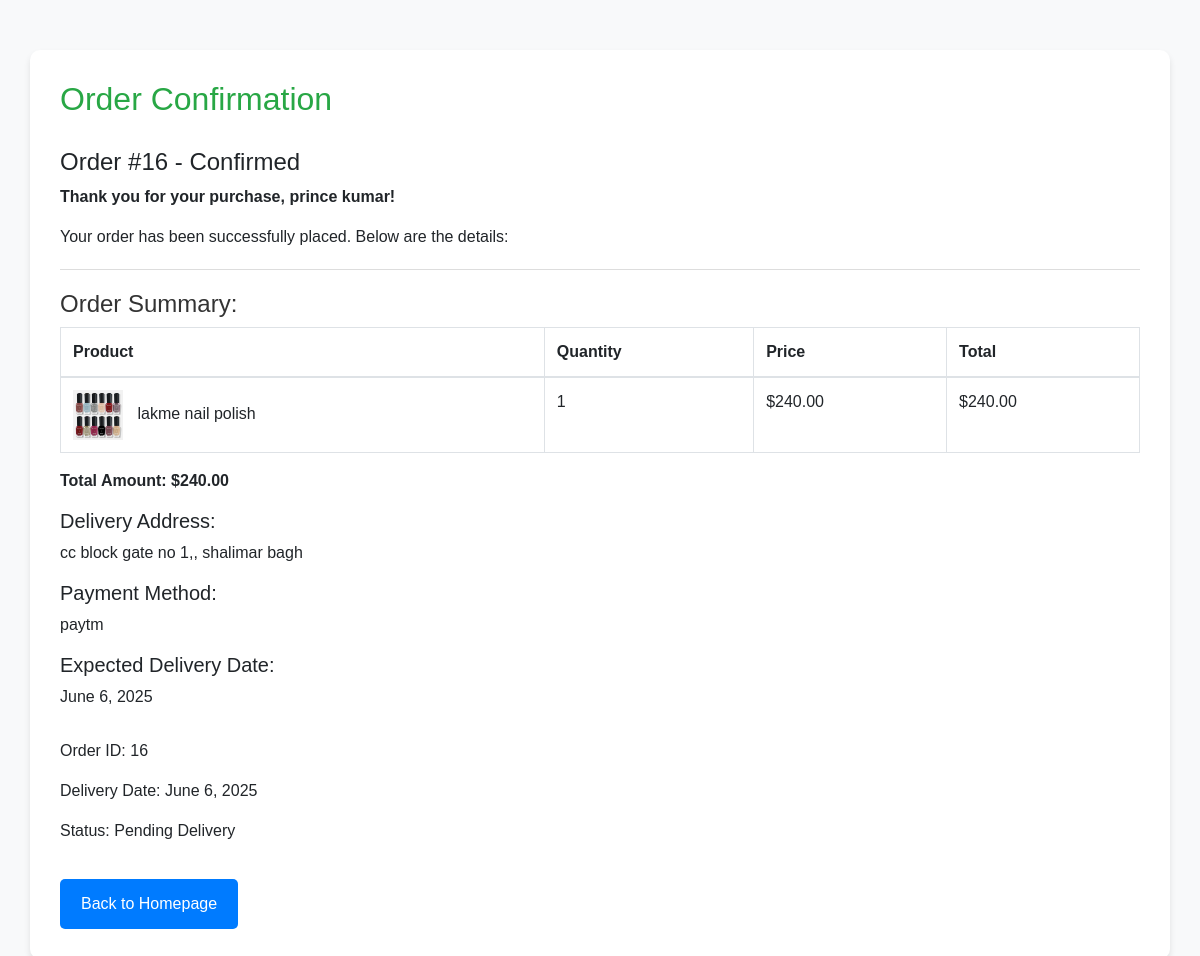
Screenshot of /order/confirmation/16/ with the database file from the repository.
### app/models.py (models this page shows, shortened)
class Order(models.Model):
    STATUS = [
        ('delivered', 'delivered'),
        ('confirmed', 'confirmed'),
        ('cancelled', 'cancelled'),
        ('pending', 'pending'),
    ]
    PAYMENT_METHODS = [
        ('credit_card', 'credit_card'),
        ('phone_pay', 'phone_pay'),
        ('paytm', 'paytm'),
        ('bank_transfer', 'bank_transfer')
    ]
    user = models.ForeignKey(User, on_delete=models.CASCADE, related_name="orders")
    product = models.ForeignKey(Product, on_delete=models.CASCADE)
    price = models.DecimalField(max_digits=10, decimal_places=2)
    quantity = models.PositiveIntegerField()
    booking_date = models.DateTimeField(auto_now_add=True)
    delivery_date = models.DateField(null=True, blank=True)
    status = models.CharField(max_length=10, choices=STATUS, default='pending')
    shipping_address = models.TextField()
    payment_method = models.CharField(max_length=20, choices=PAYMENT_METHODS, null=True, blank=True)

class Product(models.Model):
    product_name = models.CharField(max_length=100)
    product_price = models.DecimalField(max_digits=10,decimal_places=2,null=True,blank=True)
    product_description = models.TextField(null=True,blank=True)
    color = models.CharField(max_length=50,blank=True,null=True)
    material = models.CharField(max_length=100,null=True,blank=True)
    stock = models.IntegerField(null=True)
    category = models.ForeignKey(Category,on_delete=models.CASCADE)
    subcategory = models.ForeignKey(SubCategory,on_delete=models.CASCADE)
    user = models.ForeignKey(User,on_delete=models.CASCADE,null=True)

class ProductImage(models.Model):
    product = models.ForeignKey(Product,related_name='images',on_delete=models.CASCADE)
    image = models.ImageField(upload_to='product_images/')

### app/views.py (the view)
# urls.py: path("order/confirmation/<int:order_id>/",order_confirmation,name="order_confirmation"),
def order_confirmation(request,order_id):
    order=get_object_or_404(Order,id=order_id)
    total_price=order.quantity*order.price
    return render(request,"order_Confirmation.html",{'order':order,'total_price':total_price,'delivery_date':order.delivery_date})

### templates/order_confirmation.html (shortened to what this page needs)
<!DOCTYPE html>
<html lang="en">
<head>
    <link rel="stylesheet" href="https://stackpath.bootstrapcdn.com/bootstrap/4.5.2/css/bootstrap.min.css">
</head>
<body>
    <div class="container">
        <h2>Order Confirmation</h2>
        <div class="order-details">
            <h4>Order #{{ order.id }} - Confirmed</h4>
            <p><strong>Thank you for your purchase, {{ order.user.get_full_name }}!</strong></p>
            <p>Your order has been successfully placed. Below are the details:</p>
            <div class="order-summary">
                <h4>Order Summary:</h4>
                <table class="table table-bordered">
                    <thead>
                        <tr>
                            <th>Product</th>
                            <th>Quantity</th>
                            <th>Price</th>
                            <th>Total</th>
                        </tr>
                    </thead>
                    <tbody>
                        <tr>
                            <td>
                                <img src="{{ order.product.images.first.image.url }}" alt="{{ order.product.product_name }}" class="product-img">
                                {{ order.product.product_name }}
                            </td>
                            <td>{{ order.quantity }}</td>
                            <td>${{ order.price }}</td>
                            <td>${{ total_price }}</td>
                        </tr>
                    </tbody>
                </table>
                <p><strong>Total Amount: ${{ total_price }}</strong></p>
                <h5>Delivery Address:</h5>
                <p>{{ order.shipping_address }}</p>
                <h5>Payment Method:</h5>
                <p>{{ order.payment_method }}</p>
                <h5>Expected Delivery Date:</h5>
                <p>{{ order.delivery_date }}</p>
                <div class="order-details">
                    <p>Order ID: {{ order.id }}</p>
                    <p>Delivery Date: {{ order.delivery_date }}</p>
                    {% if is_delivered %}
                        <p>Status: Delivered</p>
                    {% else %}
                        <p>Status: Pending Delivery</p>
                    {% endif %}
                </div>
            </div>
            <a href="/" class="btn">Back to Homepage</a>
        </div>
    </div>
</body>
</html>

### templates/order_confirmation.html (style rules this page uses)
body { font-family: Arial, sans-serif; background-color: #f8f9fa; padding-top: 50px; }
.container { background-color: #fff; padding: 30px; border-radius: 10px; box-shadow: 0 4px 6px rgba(0, 0, 0, 0.1); }
h2 { color: #28a745; margin-bottom: 20px; }
.order-details { margin-top: 30px; }
.order-summary { margin-top: 20px; border-top: 1px solid #ddd; padding-top: 20px; }
.order-summary h4 { color: #333; }
.product-img { width: 50px; height: auto; margin-right: 10px; }
.btn { background-color: #007bff; color: white; padding: 12px 20px; border-radius: 5px; text-decoration: none; display: inline-block; margin-top: 20px; }

### rows the page displays
Order: id "16", user.get_full_name "prince kumar", product.images.first.image (picture), product.product_name "lakme nail polish", quantity "1", price "240.00", shipping_address "cc block gate no 1,, shalimar bagh", payment_method "paytm", delivery_date "June 6, 2025"

### other values shown
{{ total_price }} "240.00"
